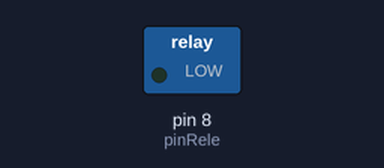
The sketch below on a simulated Arduino Uno, built with avr-gcc and run on an emulated ATmega328P. Parts: switched loads named in the sketch (green lamp = pin HIGH).

Above: at 2.5 s.
At 7.5 s:
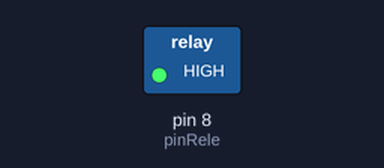
Timing chart, 0 to 13.0 s (numbered marks = the images above):
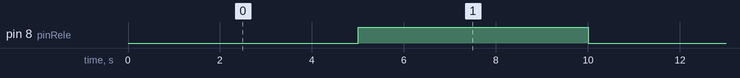

Measured:
- by itself, pin 8 (pinRele): alternates HIGH for 5.0 s and LOW for 5.0 s

The sketch:

Bomba_agua.ino
```cpp
int pinRele = 8; // Pin donde conectamos el IN del relé

void setup() {
  pinMode(pinRele, OUTPUT); // Configuramos el pin como salida
}

void loop() {
  digitalWrite(pinRele, LOW);  // En muchos relés, LOW activa el paso de corriente
  delay(5000);                 // Espera 5 segundos

  digitalWrite(pinRele, HIGH); // HIGH apaga el relé
  delay(5000);                 // Espera 5 segundos
}
```
